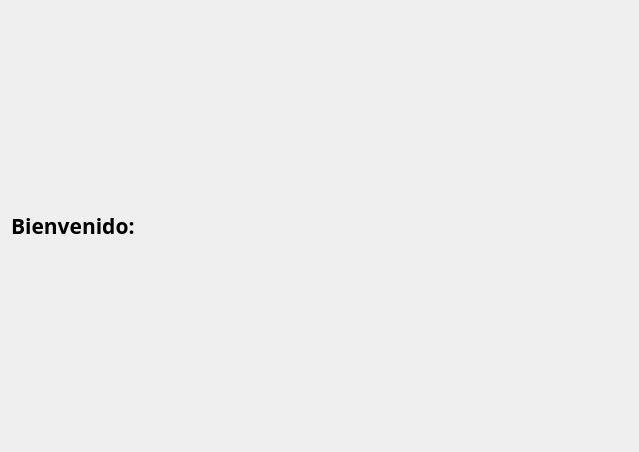
<?xml version="1.0" encoding="UTF-8"?>
<ui version="4.0">
 <class>Ventana</class>
 <widget class="QWidget" name="Ventana">
  <property name="geometry">
   <rect>
    <x>0</x>
    <y>0</y>
    <width>639</width>
    <height>452</height>
   </rect>
  </property>
  <property name="windowTitle">
   <string>Ventana</string>
  </property>
  <layout class="QGridLayout" name="gridLayout">
   <item row="0" column="0">
    <widget class="QLabel" name="lBienvenida">
     <property name="font">
      <font>
       <family>Modern</family>
       <pointsize>16</pointsize>
       <bold>true</bold>
      </font>
     </property>
     <property name="text">
      <string>Bienvenido:</string>
     </property>
    </widget>
   </item>
  </layout>
 </widget>
 <resources/>
 <connections/>
</ui>
